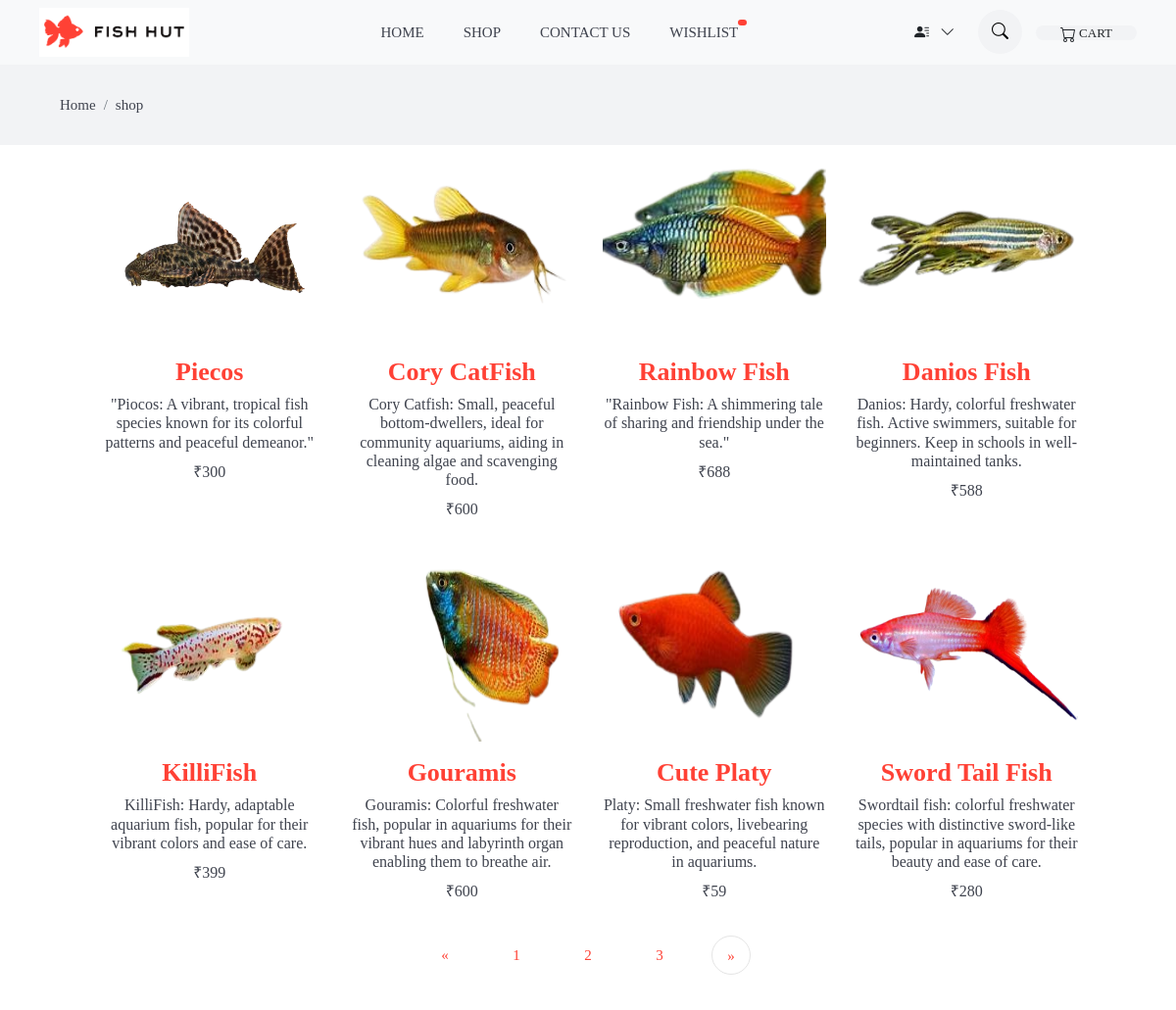
The app's page /shop/?page=2 (signed in) with its own data.
### pet_app/models.py (models this page shows, shortened)
class products(models.Model):
    product_name=models.TextField(max_length=100)
    product_desc=models.TextField(max_length=300)
    product_image=models.ImageField()
    product_price=models.IntegerField()
    priority=models.IntegerField(default=5)
    stock_quantity = models.IntegerField(default=0)
    offer_percentage=models.IntegerField(default=0)

### pet_app/views.py (the view, shortened to what this page needs)
# urls.py: path('shop/', views.shop, name='shop'),
def shop(request):
    page=1
    if request.GET:
        page=request.GET.get('page',1)
    data=products.objects.all()
    product_paginator=Paginator(data,8)
    data=product_paginator.get_page(page)
    zipped_price=[]
    for i in data:
        if i.product_price is not None:
            product_price=i.product_price
            off_percentage=i.offer_percentage
            offered_price= int(product_price) * (int(off_percentage)/100)
            final_price= int(product_price) - int(offered_price)
            yousave=product_price-final_price
        zipped_price.append((i,final_price))
    context={
        "data":data,
        'zipped_price':zipped_price,
        'yousave':yousave
    }
    return render(request,'pet_app/shop.html',context)

### templates/pet_app/shop.html (shortened to what this page needs)
{% load static %}
<!doctype html>
<html class="no-js supports-no-cookies" lang="en">
<head>
    <link rel="stylesheet" href="https://cdn.jsdelivr.net/npm/bootstrap-icons@1.11.3/font/bootstrap-icons.min.css">
    <link href="{% static 'css/indexPageCss/theme.scss.css' %}" rel="stylesheet" type="text/css" media="all" />
    <link rel="stylesheet" href="{% static 'css/indexPageCss/pluggins.css' %}" type="text/css" media="all">
    <link rel="stylesheet" href="{% static 'css/indexPageCss/style.css' %}">
    <link rel="stylesheet" href="{% static 'css/pro_drop.css' %}">
</head>
<body id="elite-shop" class="template-index">
    <div data-section-id="header" data-section-type="header-section">
        {% block navbar %}
        {% include 'pet_app/navbar.html' %}
        {% endblock %}
    </div>
    <main role="main" id="MainContent">
        <div id="shopify-section-top-collections" class="shopify-section">
            <nav class="bg-gray py-3">
                <div class="container">
                    <ol class="breadcrumb">
                        <li class="breadcrumb-item"><a href="{% url 'index' %}">Home</a></li>
                        <li class="breadcrumb-item active" aria-current="page"><a href="">shop</a></li>
                    </ol>
                </div>
            </nav>
            <section class="section" style="padding-top: 0%;">
                <div class="container " style="padding-left: 70px;padding-right: 70px; ">
                    <div class="row">
                        {% for d,product_price in zipped_price %}
                        <div class="col-lg-3 col-sm-6 mb-4">
                            <div class="product text-center  ">
                                <div class="product-thumb">
                                    <div class="overflow-hidden position-relative">
                                        <a href="{% url 'product_details' d.id %}">
                                            <img class="img-fluid w-100 mb-3 img-first" style="height: 200px;"
                                                src="/static/media/{{d.product_image}}" alt="Pocket Denim Overshirt">
                                        </a>
                                        <div class="btn-cart">
                                        </div>
                                    </div>
                                </div>
                                <div class="product-info ">
                                    <h3 class="h3 text-primary" style="font-weight: bolder;">{{d.product_name}}
                                    </h3>
                                    <h4 class="h5">{{d.product_desc}}
                                    </h4>
                                    <span class="h5">&#x20b9;{{product_price}}</span>
                                </div>
                            </div>
                        </div>
                        {% endfor %}
                    </div>
                    <div>
                        <nav aria-label="Page navigation example" style="border: none;">
                            <ul class="pagination" style="border: none;">
                                <li class="page-item " style="border: none;">
                                    {% if data.has_previous %}
                                    <a class="page-link text-primary" href="?page={{ data.previous_page_number }}"
                                        aria-label="Next">
                                        <span style="border: none;">&laquo;</span>
                                    </a>
                                    {% endif %}
                                </li>
                                {% for i in data.paginator.page_range %}
                                <a class="page-link text-primary" href="?page={{i}}" style="border: none;">
                                    <span style="border: none;">{{i}}</span>
                                </a>
                                {% endfor %}
                                <li class="page-item " style="border: none;">
                                    {% if data.has_next %}
                                    <a class="page-link text-primary" href="?page={{ data.next_page_number }}"
                                        aria-label="Next">
                                        <span aria-hidden="true">&raquo;</span>
                                    </a>
                                    {% endif %}
                                </li>
                            </ul>
                        </nav>
                    </div>
                </div>
            </section>
        </div>
    </main>
</body>
</html>

### pet_app/static/css/indexPageCss/theme.scss.css (style rules this page uses)
html { line-height: 1.15; -ms-text-size-adjust: 100%; -webkit-text-size-adjust: 100% }
body { margin: 0 }
article, aside, footer, header, nav, section { display: block }
figcaption, figure, main { display: block }
a { background-color: transparent; -webkit-text-decoration-skip: objects }
img { border-style: none }
*, *:before, *:after { box-sizing: border-box }
body, input, textarea, button, select { -webkit-font-smoothing: antialiased; -webkit-text-size-adjust: 100% }
img { max-width: 100% }
a, button, [role=button], input, label, select, textarea { touch-action: manipulation }
.text-center { text-align: center !important }
body, html { background-color: #fff }

### pet_app/static/css/indexPageCss/style.css (style rules this page uses)
body { line-height: 26px; font-family: "futura_icgregular"; font-weight: 400; -webkit-font-smoothing: antialiased; font-size: 15px; }
h1, h2, h3, h4, h5, h6, .h1, .h2, .h3, .h4, .h5, .h6 { color: #3f434e; font-family: "futura_icgregular"; font-weight: 400; }
h3, .h3 { font-size: 26px; }
h4, .h4 { font-size: 20px; }
h5, .h5 { font-size: 16px; }
body { background-color: #fff; overflow-x: hidden; }
ol, ul { list-style-type: none; margin: 0px; }
img { vertical-align: middle; border: 0; }
a { color: inherit; }
a, a:hover, a:focus { text-decoration: none; }
a, button, select, input, label { cursor: pointer; transition: 0.2s ease; }
.section { padding-top: 100px; padding-bottom: 100px; }
.breadcrumb { border-radius: 0; background-color: transparent; margin-bottom: 0; }
.breadcrumb-item a { color: #3f434e; }
.bg-gray { background: #f2f3f5; }
.text-primary { color: #ff4135 !important; }
.overflow-hidden { overflow: hidden !important; }
.product { position: relative; overflow: hidden; }
.product .img-first { transform: scale(1); opacity: 1; transition: 0.2s linear; }
.product .btn-cart { position: absolute; width: 100%; bottom: -50px; background: rgba(255, 255, 255, 0.5); padding: 10px 0; transition: 0.3s ease; }
.page-item .page-link { border: 0; color: #898a8f; }
.pagination { justify-content: center; }
.pagination span { height: 40px; width: 40px; line-height: 40px; padding: 0; margin: 0 5px; text-align: center; display: inline-block; border-radius: 50px !important; background: #fff; border: 1px solid #e5e5e5; display: inline-block; }

### records on screen
products: product_image (picture), product_name "Piecos", product_desc "\"Piocos: A vibrant, tropical fish species known for its colorful patterns and peaceful demeanor.\"", product_price "300"
products: product_image (picture), product_name "Cory CatFish", product_desc "Cory Catfish: Small, peaceful bottom-dwellers, ideal for community aquariums, aiding in cleaning algae and scavenging food.", product_price "600"
products: product_image (picture), product_name "Rainbow Fish", product_desc "\"Rainbow Fish: A shimmering tale of sharing and friendship under the sea.\"", product_price "688"
products: product_image (picture), product_name "Danios Fish", product_desc "Danios: Hardy, colorful freshwater fish. Active swimmers, suitable for beginners. Keep in schools in well-maintained tanks.", product_price "588"
products: product_image (picture), product_name "KilliFish", product_desc "KilliFish: Hardy, adaptable aquarium fish, popular for their vibrant colors and ease of care.", product_price "399"
products: product_image (picture), product_name "Gouramis", product_desc "Gouramis: Colorful freshwater fish, popular in aquariums for their vibrant hues and labyrinth organ enabling them to breathe air.", product_price "600"
products: product_image (picture), product_name "Cute Platy", product_desc "Platy: Small freshwater fish known for vibrant colors, livebearing reproduction, and peaceful nature in aquariums.", product_price "59"
products: product_image (picture), product_name "Sword Tail Fish", product_desc "Swordtail fish: colorful freshwater species with distinctive sword-like tails, popular in aquariums for their beauty and ease of care.", product_price "280"

### other values on screen
{{ i }} "1" "2" "3"
